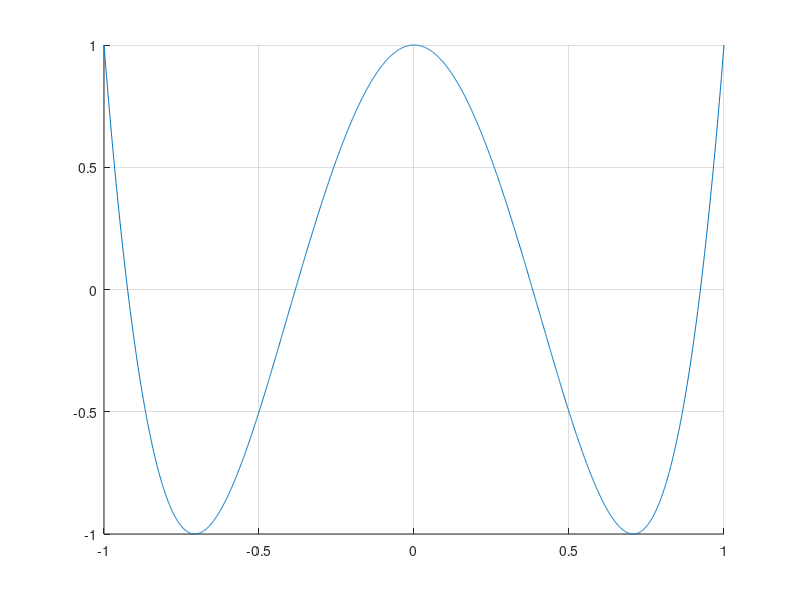

Write MATLAB code to recreate this figure.
%%
clf;
% close all;
%
hold on;
n=4; x=-1:0.001:1;
% t=0:0.001:pi; x=cos(t);
acos(x);
y=acos(x);
z=cos(n*y);
% plot(z,'-x')
plot(x,z,'-'); 
grid on;
